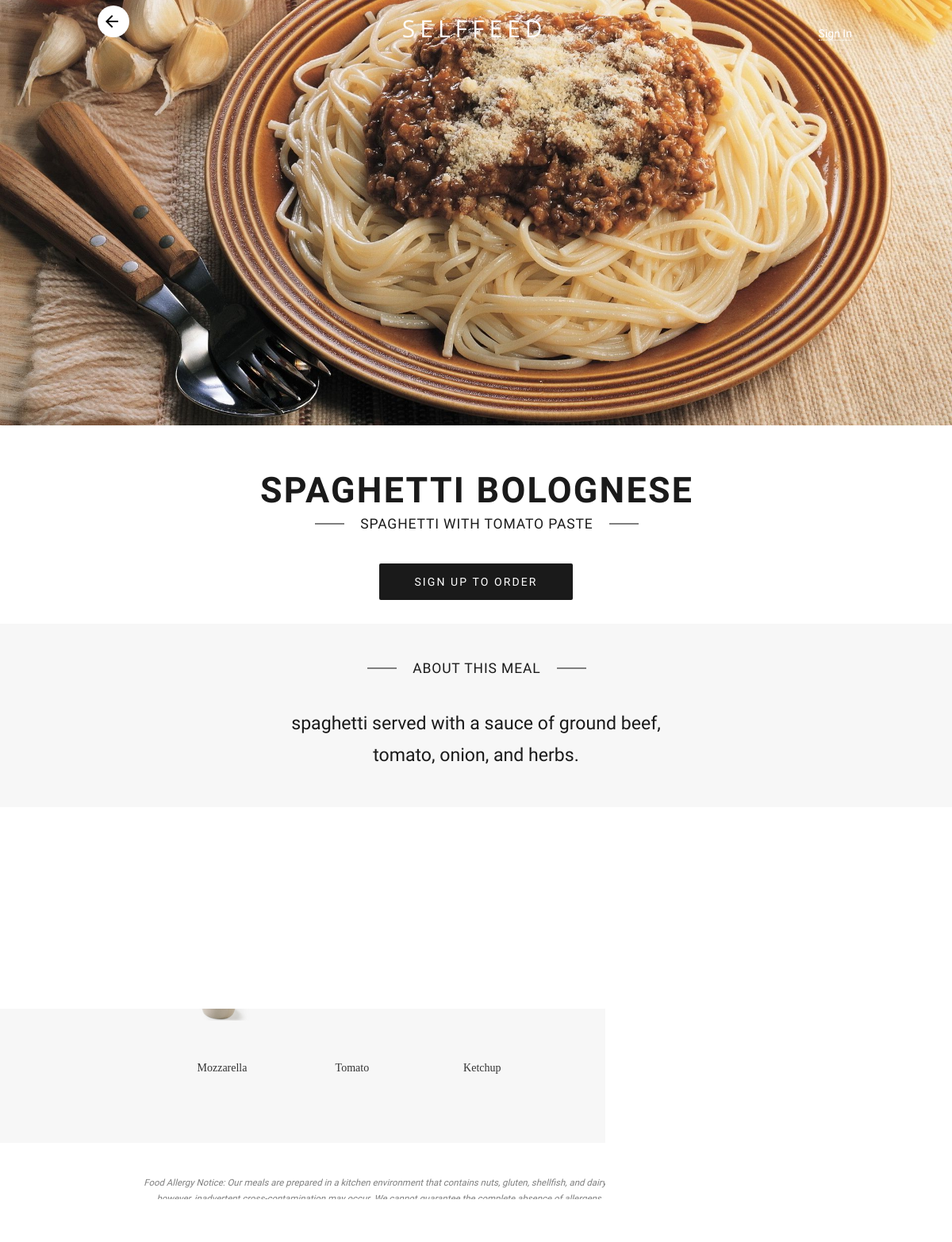
Screenshot of /index.php/Menu/details/10 with the database file from the repository.
### tables this page shows
CREATE TABLE IF NOT EXISTS `products` (
  `product_id` int(64) unsigned NOT NULL,
  `product_name` varchar(64) NOT NULL,
  `product_quantity` int(64) unsigned NOT NULL,
  `product_price` float NOT NULL,
  `product_active` tinyint(1) NOT NULL,
  `upload_date` date NOT NULL,
  `product_description` varchar(128) DEFAULT NULL,
  `product_brief_description` varchar(64) DEFAULT NULL
);

CREATE TABLE IF NOT EXISTS `food_ingredients` (
  `id` int(64) NOT NULL,
  `product_id` int(64) NOT NULL,
  `ingredient_id` int(64) NOT NULL
);

CREATE TABLE IF NOT EXISTS `ingredients` (
  `id` int(64) unsigned NOT NULL,
  `name` varchar(128) NOT NULL,
  `picture` varchar(128) NOT NULL
);

### application/controllers/Menu.php (called while the page is built, shortened)
<?php
class Menu extends CI_Controller {
    public function details($product_id)
    {
        $check = $this->db->get_where('products', array('product_id' =>$product_id))->result();
        if(count($check) > 0){
            $data['credit'] = false;
            $data['image_exists'] = false;
            $data['ingredient_exists'] = false;
            $data['product'] = $this->db->get_where('products', array('product_id' => $product_id))->result();
            $picture = $this->db->get_where('products_images', array('product_id' => $product_id))->result();
            $ingredients = $this->db->get_where('food_ingredients', array('product_id' => $product_id))->result();
            if(count($picture) == 1){
                $data['image_exists'] = true;
                $data['picture'] = $picture[0]->product_image;
            }
            if(count($ingredients) > 0){
                $this->db->select('*');
                $this->db->from('food_ingredients');
                $this->db->join('ingredients', 'food_ingredients.ingredient_id = ingredients.id');
                $this->db->where('food_ingredients.product_id = ', $product_id);
                $data['ingredients'] = $this->db->get()->result();
                $data['ingredient_exists'] = true;
            }
        }else{
            redirect('Menu');
        }
        $this->load->view('static_pages/details.php', $data);
    }
}

### index.php (called while the page is built, shortened)
<?php
require_once BASEPATH.'core/CodeIgniter.php';

### application/views/static_pages/details.php (the view, shortened to what this page needs)
<html>
    <head>
        <link rel="stylesheet" href="http://maxcdn.bootstrapcdn.com/bootstrap/3.3.7/css/bootstrap.min.css">
        <link rel="stylesheet" type="text/css" href="<?php echo base_url(); ?>/css/index.css">
    </head>
    <body>
        <div class="wrapper">
            <div class="menu_details_contents">
                <div class="page">
                    <div id="menu-item" class="fullscreen">
                        <div id="header" >
                            <div class="content-width">
                                <div class="header-line">
                                    <div class="left">
                                        <a class="clickable back" href="<?php echo base_url(); ?>index.php/Menu">
                                            <span class="icons-back"></span>
                                        </a>
                                    </div>
                                    <div class="center">
                                        <a href="#">SELFFEED</a>
                                    </div>
                                    <div class="right">
                                         <?php if(!$credit){ ?>
                                         <a href="#" onclick="sign_in()">Sign In</a>
                                         <?php } ?>
                                    </div>
                                </div>
                            </div>
                        </div>
                        <div class="background-image-wrapper" style="background-image :url(../../.<?php echo $picture; ?>);">
                        </div>
                        <div class="details-content-area position-relative">
                            <div class="details-product-description">
                                <div class="section_head">
                                    <h2>
                                        <div class="balanced-text">
                                            <span>
                                                <span>
                                                    <?php echo $product[0]->product_name; ?>
                                                </span>
                                            </span>
                                        </div>
                                    </h2>
                                    <h4>
                                        <span>
                                            <hr>
                                        </span>
                                        <span>
                                            <div class="balanced-text">
                                                <span> <?php echo $product[0]->product_brief_description; ?> </span>
                                            </div>
                                        </span>
                                        <span>
                                            <hr>
                                        </span>
                                    </h4>
                                </div>
                                <div class="section_buttons">
                                    <?php if(!$credit){ ?>
                                    <a class="button width_auto">
                                        Sign up to Order
                                    </a>
                                    <?php } else { ?>
                                    <a class='button width_auto' onclick="addToCart(<?php echo $product[0]->product_id ?>);">
                                        I'll Preorder this . RM <?php echo $product[0]->product_price; ?>
                                    </a>
                                    <?php } ?>
                                </div>
                            </div>
                            <div class="details-product-about">
                                <div class="section_head">
                                    <h4>
                                        <span><hr></span>
                                        <span>About This Meal</span>
                                        <span><hr></span>
                                    </h4>
                                </div>
                                <p>
                                    <?php echo $product[0]->product_description; ?>
                                </p>
                            </div>
                            <div class="details-product-ingredients">
                                <div class="section_head">
                                    <h4>
                                        <span><hr></span>
                                        <span>Ingredients</span>
                                        <span><hr></span>
                                    </h4>
                                </div>
                                <p id="margin-enabled">
                                </p>
                                <div class="the-list" id="adjustable-height">
                                    <ul>
                                        <?php foreach($ingredients as $ingredient){ ?>
                                        <li><div class="list_image" style="background-image : url(../../.<?php echo $ingredient->picture; ?>)"></div>
                                            <div class="ingredient_name"><?php echo $ingredient->name; ?></div></li>
                                        <?php } ?>
                                    </ul>
                                </div>
                            </div>
                            <div class="details-product-allergens">
                                <p>Food Allergy Notice: Our meals are prepared in a kitchen environment that
                                    contains nuts, gluten, shellfish, and dairy. We use best practices
                                    when preparing our meals, however, inadvertent cross-contamination
                                    may occur. We cannot guarantee the complete absence of allergens.
                                    Consuming raw or undercooked meats, poultry, seafood, shellfish, or
                                    eggs may increase your risk of food-borne illness.</p>
                            </div>
                        </div>
                    </div>
                </div>
            </div>
        </div>
    </body>
</html>

### rows the page displays
products: product_name "SPAGHETTI BOLOGNESE", product_brief_description "SPAGHETTI WITH TOMATO PASTE", product_description "spaghetti served with a sauce of ground beef, tomato, onion, and herbs."
food_ingredients: ingredient.picture (picture), ingredient.name "Mozzarella"
food_ingredients: ingredient.name "Tomato"
food_ingredients: ingredient.picture (picture), ingredient.name "Ketchup"
